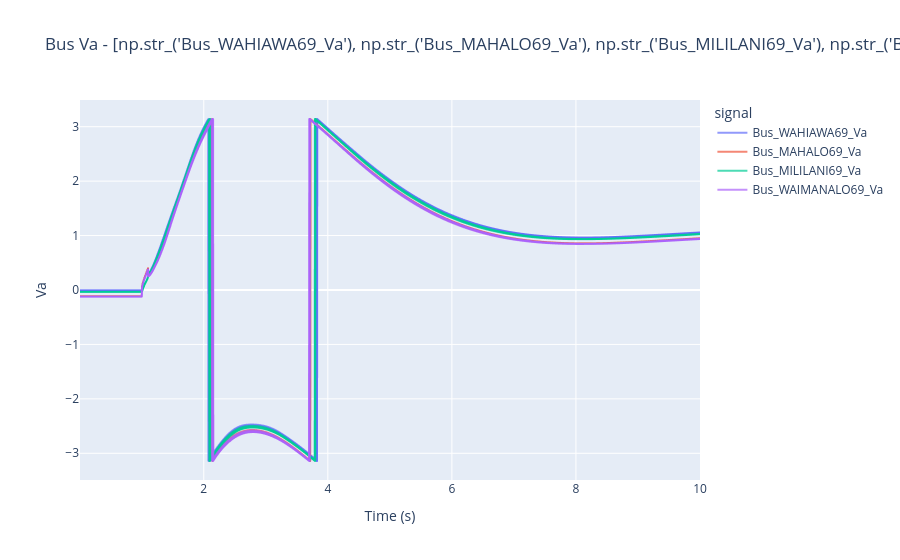
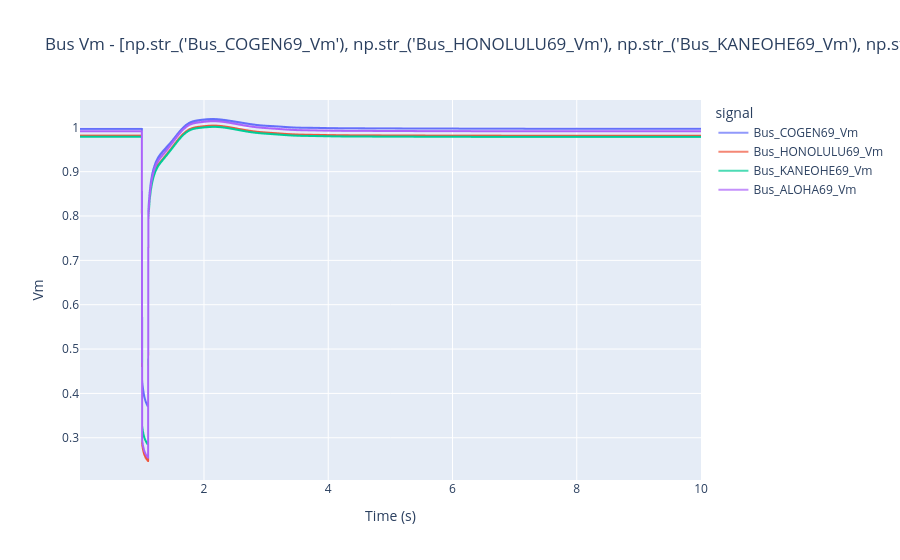
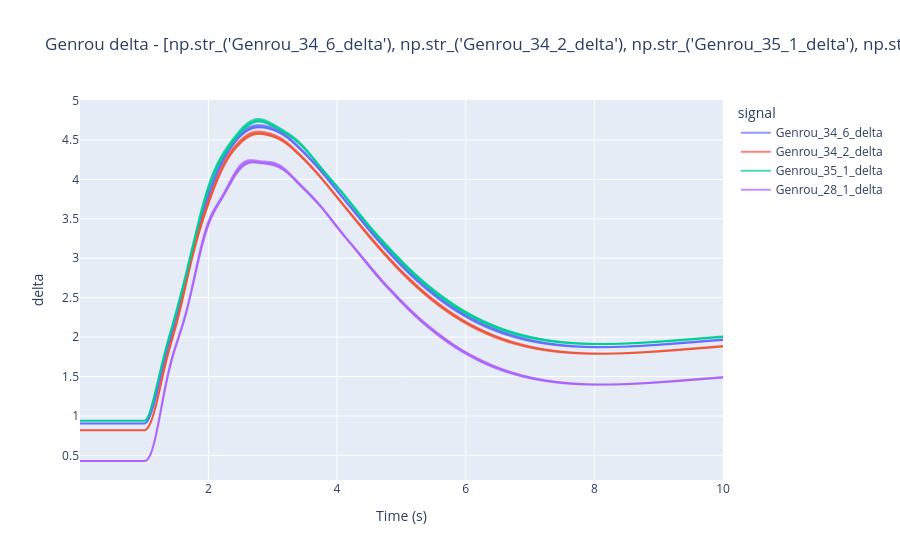
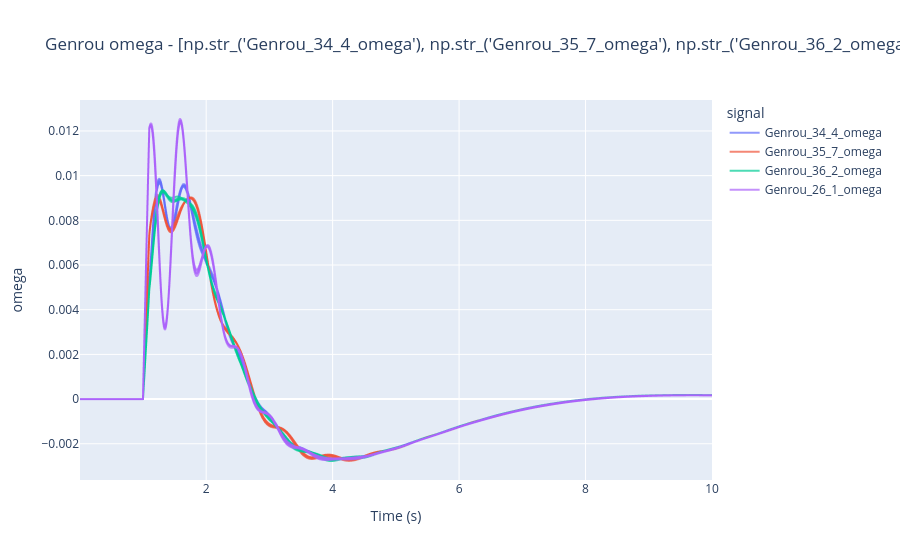

Source (notebook cell) for these figures, in order:
### Code cell
# === Sanity check plot: 2 runs x 1 bus signal + 1 gen signal per var ===
PLOT_MAX_RUNS = 5
PLOT_MAX_BUS_N = 4
PLOT_MAX_GEN_N = 4

from collections import defaultdict
from gridkit_utils import MONITORABLE_VARS_BY_ELEMENT

# rng_plot = np.random.default_rng(SEED)  # fixed seed: same selection every run
rng_plot = np.random.default_rng()  # no seed: new random selection every run

# Load subset depending on serialize mode
if SERIALIZE_MODE == "stacked":
    _plot_df_full = results_df
else:
    run_files = sorted(glob.glob(os.path.join(UQ_OUT_PATH, "run_*.parquet")))
    if not run_files:
        raise FileNotFoundError(f"No run_*.parquet files found in {UQ_OUT_PATH}")
    chosen_idx = sorted(
        rng_plot.choice(
            len(run_files), size=min(PLOT_MAX_RUNS, len(run_files)), replace=False
        )
    )
    frames = []
    for idx in chosen_idx:
        fpath = run_files[idx]
        run_id = int(
            os.path.basename(fpath).replace("run_", "").replace(".parquet", "")
        )
        df = pd.read_parquet(fpath)
        df.insert(0, "run_id", run_id)
        frames.append(df)
    _plot_df_full = pd.concat(frames, ignore_index=True)
    print(f"Loaded {len(chosen_idx)} run files: {[run_files[i] for i in chosen_idx]}")

# Load samples_df if not already available (e.g., after kernel restart)
if "samples_df" not in dir():
    _samples_path = os.path.join(EXPERIMENT_TO_CHECK, "samples.csv")
    if os.path.exists(_samples_path):
        samples_df = pd.read_csv(_samples_path)
        print(
            f"Loaded samples from {os.path.basename(_samples_path)}: {samples_df.shape}"
        )
    else:
        # If no samples.csv, create empty param_cols (all columns will be treated as monitored)
        samples_df = pd.DataFrame()
        print(f"WARNING: samples.csv not found at {_samples_path}")

param_cols = list(samples_df.columns) if len(samples_df) > 0 else []
skip_cols = {"run_id", "time", "Solver Status"} | set(param_cols)
mon_cols = [c for c in _plot_df_full.columns if c not in skip_cols]

all_run_ids = sorted(_plot_df_full["run_id"].unique())
plot_run_ids = list(
    rng_plot.choice(
        all_run_ids, size=min(PLOT_MAX_RUNS, len(all_run_ids)), replace=False
    )
)
print(f"Runs: {plot_run_ids}")
plot_df = _plot_df_full[_plot_df_full["run_id"].isin(plot_run_ids)]

col_groups = defaultdict(list)
for col in mon_cols:
    parts = col.split("_")
    key = ("Bus", parts[-1]) if parts[0] == "Bus" else (parts[0], parts[-1])
    col_groups[key].append(col)

for (elem, var), cols in sorted(col_groups.items()):
    max_n = PLOT_MAX_BUS_N if elem == "Bus" else PLOT_MAX_GEN_N
    plot_cols = list(rng_plot.choice(cols, size=min(max_n, len(cols)), replace=False))
    melted = plot_df[["time", "run_id"] + plot_cols].melt(
        id_vars=["time", "run_id"], var_name="signal", value_name=var
    )
    fig = px.line(
        melted,
        x="time",
        y=var,
        color="signal",
        line_group="run_id",
        title=f"{elem} {var} - {plot_cols}, {len(plot_run_ids)} runs",
        labels={"time": "Time (s)", var: var},
    )
    _ = fig.update_traces(opacity=0.7)
    _ = fig.update_layout(legend_title="signal")
    _ = fig.show()
